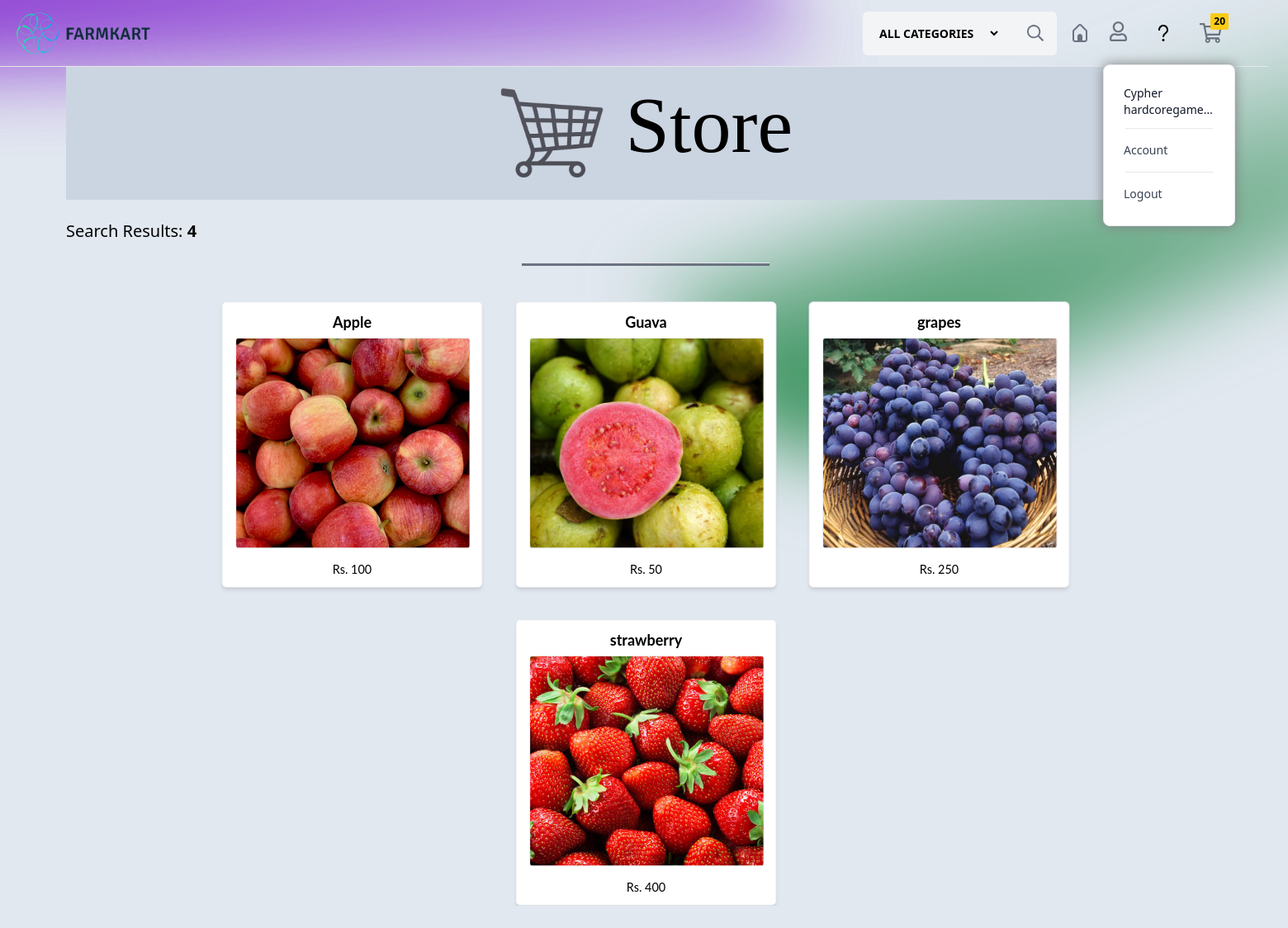
Page /store/fruits/ (signed in) on the committed database.
### accounts/models.py (models this page shows, shortened)
class Account(AbstractBaseUser):
    first_name = models.CharField(max_length=50)
    last_name = models.CharField(blank=True, max_length=50)
    username = models.CharField(max_length=64,unique=True)
    email = models.EmailField(unique=True)
    phone_number = models.CharField(max_length=15)
    billing_address = models.TextField(max_length=600,blank=True,null=True)
    date_joined = models.DateTimeField(auto_now_add=True)
    last_login = models.DateTimeField(auto_now_add=True)
    is_admin = models.BooleanField(default=False)
    is_active = models.BooleanField(default=True)
    is_staff = models.BooleanField(default=False)
    is_superadmin = models.BooleanField(default=False)
    USERNAME_FIELD = "username"
    REQUIRED_FIELDS = ("email", "phone_number", )
    objects = MyAccountManager()

### store/models.py (models this page shows, shortened)
class Product(models.Model):
    product_name = models.CharField(max_length=200)
    slug = models.SlugField(max_length=200)
    description = models.TextField(blank=True,)
    price = models.IntegerField()
    image = models.ImageField(blank=True,upload_to="photo/products")
    stock = models.IntegerField()
    is_available = models.BooleanField(default=True)
    category = models.ForeignKey(Categories, on_delete=models.CASCADE)
    created_date = models.DateTimeField(auto_now_add=True,)
    modified_date = models.DateTimeField(auto_now=True)
    def get_url(self):
        return reverse('product_detail', args=[self.category.slug, self.slug])

### store/views.py (the view)
# urls.py: path('store/', include('store.urls')),
def store(request, category_slug=None,cart_cost=0,cart_items=0):
    category = None
    products = None
    cart_cost = 2000
    cart_items = 5
    if category_slug != None:
        category = get_object_or_404(Categories, slug=category_slug )
        products = Product.objects.filter(category=category , is_available= True)
        product_count = products.count()
    else:
        products = Product.objects.all().filter(is_available= True)
        product_count = products.count()
    context = {
        'products' : products,
        'product_count' : product_count,
        'category' : category,
        'selcted_slug' : category_slug,
        'cart_cost': cart_cost,
        'cart_items': cart_items,
        'total_items': len(CartItem.objects.all()),
    }
    return render(request, "store/store.html", context)

### categories/context_processor.py (called while the page is built)
def menu(request):
    links = Categories.objects.all()
    return dict(links=links)

### templates/store/store.html (shortened to what this page needs)
{% extends 'homepage_site/home_nav.html' %}
{% block content %}
{% load static %}
    <div class="parallelogram bg-gradient-to-br from-purple-700 to-transparent i fixed px-16 blur-lg"></div>
    <div class="parallelogram bg-gradient-to-br from-purple-700 to-transparent i fixed px-16 blur-lg "></div>
<div class="absolute py-20" style="z-index: -1;" >
    <div class="parallelograms bg-gradient-to-br from-green-700 to-transparent i fixed px-16 blur-lg"></div>
    <div class="bg-slate-300 mx-20 py-6 text-center text-8xl font-light" style="font-family: 'agency fb' ; width: 90vw;">
        <img src="{% static 'media/carticon.png' %}" alt="" class="inline h-28 p-0 m-0"> <span>Store </span>
    </div>
    <div class=" py-4 my-2">
    <span class="mx-20 text-xl">
    Search Results: <B>{{product_count}}</B>
    </span>
    </div>
    <center>
    <hr class="h-1 bg-gray-500 " style="width:300px">
    </center>
    <BR>
        <section class="product mx-20 relativea" >
            <center>
          {% for product in products %}
          <a href="{{ product.get_url }}" >
          <div class="product_overview justify-center inline-block shadow-md border hover:shadow-red-500 bg-white rounded-md scale-90  " style="width: 351px;max-width: 351px; height: 385px;max-height: 385px;" id="card_item">
            <h1 class="text-center mt-3 font-bold text-xl mb-0 " style="font-family:lato;">
              {{product.product_name}}
            </h1>
            <div class="product_img">
              <img src="{{product.image.url}}" alt="green apple slice" class=" object-cover border scale-90 rounded " style="margin-top: -.5rem ;width: 351px;max-width: 351px; height: 315px;max-height: 315px;">
            </div>
            <h2 class="text-center " style="font-family: lato;">
              Rs. {{product.price}}
            </h2>
          </div>
        </a>
          {% endfor %}
       </center>
        </section>
</div>
{% endblock %}

### templates/homepage_site/home_nav.html (shortened to what this page needs)
{% load static %}
<!DOCTYPE html>
<html lang="en">
<head>
    <link rel="stylesheet" type="text/css"
    href="https://cdnjs.cloudflare.com/ajax/libs/OwlCarousel2/2.1.3/assets/owl.carousel.min.css" />
    <script src="https://cdn.tailwindcss.com"></script>
    <link rel="stylesheet" type="text/css"
    href="https://cdnjs.cloudflare.com/ajax/libs/OwlCarousel2/2.1.3/assets/owl.carousel.min.css" />
</head>
<body class="overflow-x-hidden bg-cover bg-slate-200">
    <header class="bg-transparent fixed" >
      <div class="container mx-auto px-4 py-3 flex items-center bg-transparent" style="width: 100vw;">
          <div class="mr-auto md:w-48 flex-shrink-0">
            <a href="{% url 'homepage_site' %}">
            <img class="h-8 md:h-14" src="{% static 'sitelogo/logowhiteside.png' %}" alt="logo_site"></a>
          </div>
          <form method="post" action="{% url 'homepage_site' %}" class="mr-4">
          <div class="max-w-xs xl:max-w-lg 2xl:max-w-2xl  bg-gray-100 rounded-md hidden xl:flex items-center">
            <select class="bg-transparent uppercase font-bold text-sm p-4 mr-4" name="category_select" >
              <option class="" id="all_categories" value="all_categories" name="all_categories" >all categories</option>
            </select>
            <button href="" name="search" type="submit"></button>
          </form>
        </div>
          <nav class="contents" >
            <ul class="xl:w-48 flex items-center justify-end">
              <li class="lg:ml-4 relative inline-block">
                <a class="" href="{% url 'homepage_site' %}">
                </a>
              </li>
              <li class="lg:ml-4 relative inline-block">
  <div x-data="{ open: false }" class="">
      <div @click="open = !open" class="relative border-b-4 border-transparent" :class="{'border-indigo-700 transform transition duration-300 ': open}" x-transition:enter-end="transform opacity-100 scale-100" x-transition:leave="transition ease-in duration-75" x-transition:leave-start="transform opacity-100 scale-100">
        <div class="flex justify-center items-center cursor-pointer">
            <div class="cursor-pointer">
            </div>
        </div>
        <div x-show="open" x-transition:enter="transition ease-out duration-100" x-transition:enter-start="transform opacity-0 scale-95" x-transition:enter-end="transform opacity-100 scale-100" x-transition:leave="transition ease-in duration-75" x-transition:leave-start="transform opacity-100 scale-100" x-transition:leave-end="transform opacity-0 scale-95" class="absolute w-40 px-2 py-3 dark:bg-gray-800 bg-white rounded-lg shadow border dark:border-transparent mt-5 " style="box-shadow: 0 0 15px gray;">
          <div class="px-4 py-3 text-sm text-gray-900 dark:text-white">
            <div>
              {% if user.id is not none %}
              {{ user.username }}
              {% else %}
              Guest
              {% endif %}
            </div>
              <div class="font-medium truncate">
                {% if user.id is not none %}
                {{ user.email }}
                {% else %}
                Guest login
                {% endif %}
              </div>
              </div>
          <center>
          <hr class="w-3/4">
        </center>
          <ul class="py-2 text-sm text-gray-700 dark:text-gray-200" aria-labelledby="dropdownInformationButton">
            <li>
              {% if user.id is not none %}
              <a href="{% url 'dashboard' %}" class="block px-4 py-2 hover:bg-blue-100 dark:hover:bg-gray-600 dark:hover:text-white">Account</a>
            </li>
            {% else %}
          <div class="block font-bold px-4 py-2 bg-red-300 dark:hover:bg-gray-600 dark:hover:text-white ">  Required to Login </div>
            {% endif %}
          </ul>
          <center>
            <hr class="w-3/4">
          </center>
          <div class="py-2">
            {% if user.id is none %}
            <a href="{% url 'login' %}" class="block px-4 py-2 text-sm text-gray-700 hover:bg-green-100 dark:hover:bg-gray-600 dark:text-gray-200 dark:hover:text-white">Login</a>
            {% else %}
            <a href="{% url 'logout' %}" class="block px-4 py-2 text-sm text-gray-700 hover:bg-red-100 dark:hover:bg-gray-600 dark:text-gray-200 dark:hover:text-white">Logout</a>
            {% endif %}
          </div>
        </div>
      </div>
  </div>
              </li>
              <li class="lg:ml-4 relative inline-block">
                <a class="" href="{% url 'aboutus' %}">
                </a>
              </li>
              <li class="lg:ml-4 relative inline-block">
                <a class="" href="{% url 'cart' %}">
                  <div class="absolute -top-1 right-0 z-10 bg-yellow-400 text-xs font-bold px-1 py-0.5 rounded-sm">
                    {{ total_items }}
                </div>
                </a>
              </li>
            </ul>
          </nav>
        <hr>
      </header>
<div class="container">
{% block content %}
{% endblock content %}
</div>
</body>
</html>

### templates/store/store.html (style rules this page uses)
.parallelogram { width: 500px; height: 50px; transform: skew(20deg) scale(300%); margin-left: -3rem; margin-top: -1rem; z-index: -5; }
.parallelograms { width: 400px; height: 70px; position: absolute; right: 0; transform: skew(20deg) scale(300%) rotateX(180deg) rotate(20deg); margin-top: 9rem; z-index: -5; }

### rows in the picture
Account: username "Cypher", email "hardcoregame…"
Product: product_name "Apple", image (picture), price "100"
Product: product_name "Guava", image (picture), price "50"
Product: product_name "grapes", image (picture), price "250"
Product: product_name "strawberry", image (picture), price "400"

### other values in the picture
{{ total_items }} "20"
{{ product_count }} "4"
